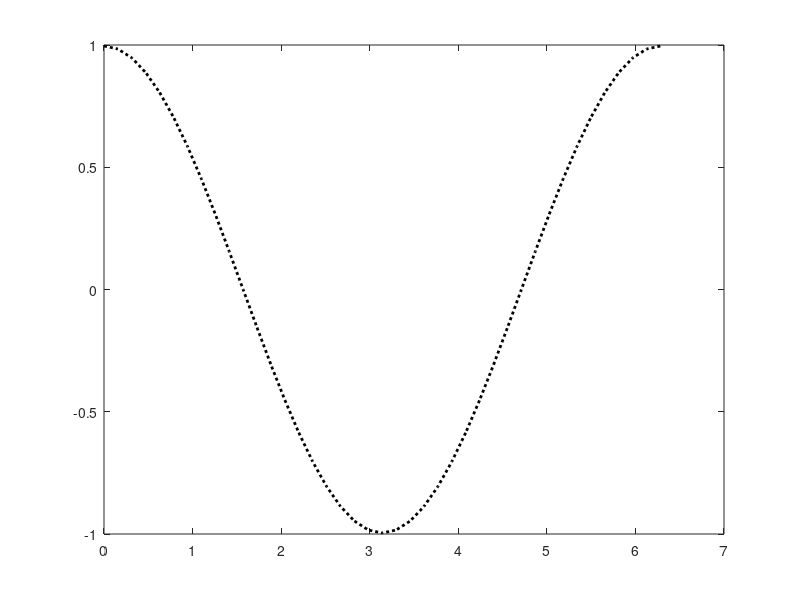

Write MATLAB code to recreate this figure.
clear all;
close all;
clc;

%% DISCRETE SIGNAL REPRESENTATION
% number of points
N = 41;
% discrete time
td = linspace(0, 2*pi, N);
% the discrete function
fd = sin(td);

% sampling frequency
timestep = td(2)-td(1);
fs = 1/(timestep);

% obtain discrete derivative
dfddt = gradient(fd,timestep)

disp(['the sampling frequency is:    ' num2str(fs)])

% plot solution
plot(td,fd,'--k','LineWidth',2)
plot(td,dfddt,':k','LineWidth',2)
